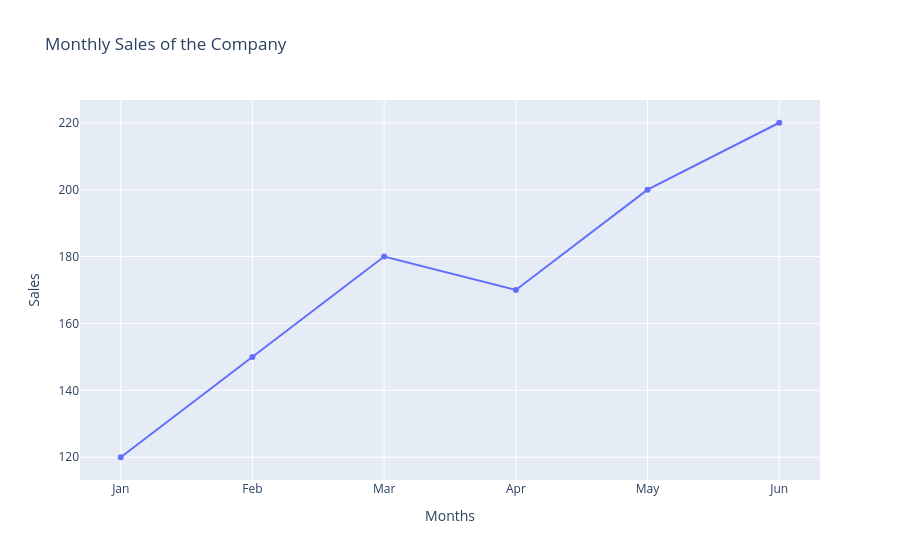

This figure's notebook cell:
### Markdown cell above
1. Line plot

### Code cell
import plotly.express as px

months = ['Jan', 'Feb', 'Mar', 'Apr', 'May', 'Jun']
sales = [120, 150, 180, 170, 200, 220]

fig = px.line(
    x=months,
    y=sales,
    markers=True,
    title="Monthly Sales of the Company",
    labels={"x": "Months", "y": "Sales"}
)

fig.show()

### Figure 1 — Plotly figure (JSON) as saved in the notebook; plotly's stock layout.template omitted (floating-point values rounded to 4 significant figures)
{"data": [{"hovertemplate": "Months=%{x}<br>Sales=%{y}<extra></extra>", "legendgroup": "", "line": {"color": "#636efa", "dash": "solid"}, "marker": {"symbol": "circle"}, "mode": "lines+markers", "name": "", "orientation": "v", "showlegend": false, "type": "scatter", "x": ["Jan", "Feb", "Mar", "Apr", "May", "Jun"], "xaxis": "x", "y": [120, 150, 180, 170, 200, 220], "yaxis": "y"}], "layout": {"legend": {"tracegroupgap": 0}, "title": {"text": "Monthly Sales of the Company"}, "xaxis": {"anchor": "y", "domain": [0, 1], "title": {"text": "Months"}}, "yaxis": {"anchor": "x", "domain": [0, 1], "title": {"text": "Sales"}}}}
